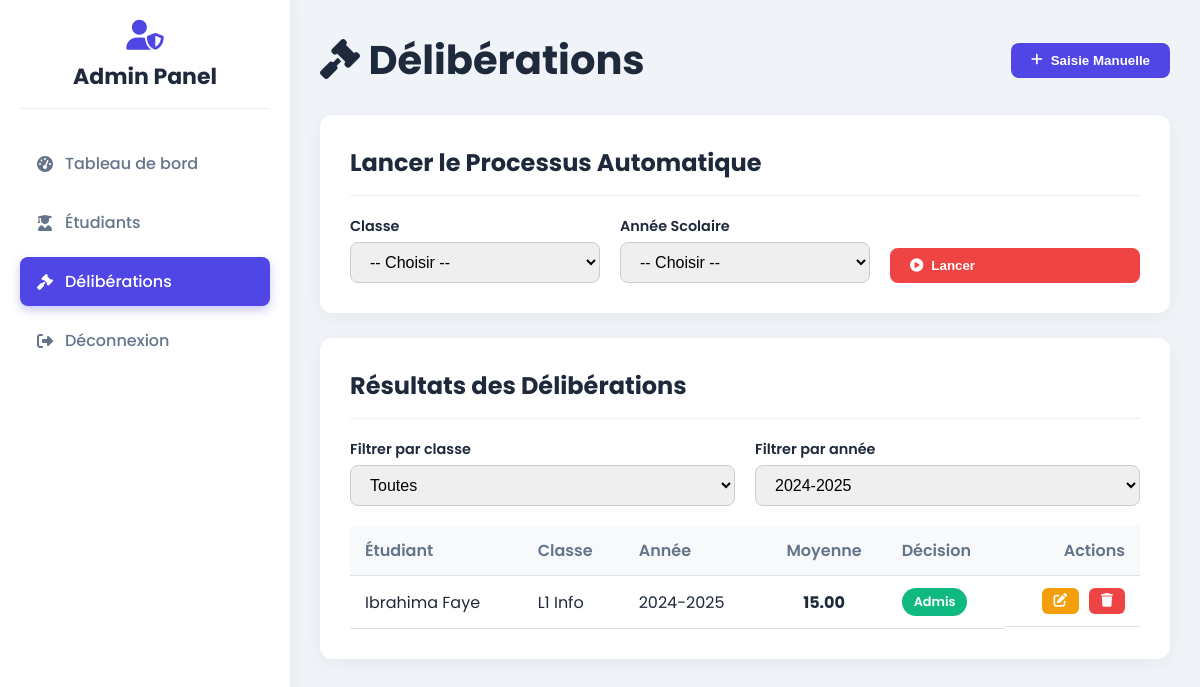
Page /admin/deliberations.php (signed in) on the committed database.
### tables this page shows
CREATE TABLE IF NOT EXISTS `deliberations` (
  `id` int NOT NULL AUTO_INCREMENT,
  `etudiant_id` int DEFAULT NULL,
  `moyenne` decimal(5,2) DEFAULT NULL,
  `decision` enum('Admis','Ajourné','Ajourne cond') DEFAULT NULL,
  `annee_scolaire` varchar(20) DEFAULT NULL,
  PRIMARY KEY (`id`),
  KEY `etudiant_id` (`etudiant_id`)
);

CREATE TABLE IF NOT EXISTS `utilisateurs` (
  `id` int NOT NULL AUTO_INCREMENT,
  `nom` varchar(100) DEFAULT NULL,
  `prenom` varchar(100) DEFAULT NULL,
  `email` varchar(100) DEFAULT NULL,
  `mot_de_passe` varchar(255) DEFAULT NULL,
  `role` enum('admin','enseignant','etudiant') DEFAULT NULL,
  `statut` enum('actif','inactif') DEFAULT 'actif',
  PRIMARY KEY (`id`),
  UNIQUE KEY `email` (`email`)
);

CREATE TABLE IF NOT EXISTS `classes` (
  `id` int NOT NULL AUTO_INCREMENT,
  `nom` varchar(50) DEFAULT NULL,
  `niveau` varchar(50) DEFAULT NULL,
  `annee_scolaire` varchar(20) DEFAULT NULL,
  PRIMARY KEY (`id`)
);

### admin/deliberations.php (the view, shortened to what this page needs)
<?php
require_once '../config/db.php';
$annees_scolaires = $pdo->query("SELECT DISTINCT annee_scolaire FROM classes ORDER BY annee_scolaire DESC")->fetchAll(PDO::FETCH_COLUMN);
$filter_annee = isset($_GET['annee_scolaire']) ? $_GET['annee_scolaire'] : ($annees_scolaires[0] ?? null);
$sql = "SELECT d.id, d.moyenne, d.decision, d.annee_scolaire, u.nom, u.prenom, c.nom as classe_nom, d.etudiant_id FROM deliberations d JOIN etudiants e ON d.etudiant_id = e.id JOIN utilisateurs u ON e.utilisateur_id = u.id JOIN classes c ON e.classe_id = c.id";
$conditions = []; $params = [];
if ($filter_annee) { $conditions[] = "d.annee_scolaire = ?"; $params[] = $filter_annee; }
if (!empty($conditions)) { $sql .= " WHERE " . implode(" AND ", $conditions); }
$sql .= " ORDER BY d.annee_scolaire DESC, c.nom, u.nom";
$stmt = $pdo->prepare($sql);
$stmt->execute($params);
$deliberations = $stmt->fetchAll(PDO::FETCH_ASSOC);
?>
<!DOCTYPE html>
<html lang="fr">
<head>
    <link rel="stylesheet" href="https://cdnjs.cloudflare.com/ajax/libs/font-awesome/6.4.0/css/all.min.css">
</head>
<body>
<div class="dashboard-container">
    <aside class="sidebar">
        <div class="admin-header"><i class="fas fa-user-shield"></i><h2>Admin Panel</h2></div>
        <ul><li><a href="dashboard.php"><i class="fas fa-tachometer-alt"></i> Tableau de bord</a></li><li><a href="etudiants.php"><i class="fas fa-user-graduate"></i> Étudiants</a></li><li><a href="deliberations.php" class="active"><i class="fas fa-gavel"></i> Délibérations</a></li><li><a href="../auth/logout.php"><i class="fas fa-sign-out-alt"></i> Déconnexion</a></li></ul>
    </aside>
    <main class="main-content">
        <div class="page-header"><h1><i class="fas fa-gavel"></i> Délibérations</h1><button class="btn btn-primary" id="addBtn"><i class="fas fa-plus"></i> Saisie Manuelle</button></div>
        <div class="content-panel">
            <h2>Lancer le Processus Automatique</h2>
            <form action="deliberations.php" method="POST" onsubmit="return confirm('Cette action va calculer et écraser les résultats existants pour la classe et l\'année sélectionnées. Êtes-vous sûr ?');">
                <div class="form-row">
                    <div class="form-group"><label for="classe_id_delib">Classe</label><select name="classe_id_delib" class="form-control" required><option value="">-- Choisir --</option></select></div>
                    <div class="form-group"><label for="annee_scolaire_delib">Année Scolaire</label><select name="annee_scolaire_delib" class="form-control" required><option value="">-- Choisir --</option></select></div>
                    <button type="submit" class="btn btn-primary" style="background:var(--danger-color);"><i class="fas fa-play-circle"></i> Lancer</button>
                </div>
            </form>
        </div>
        <div class="content-panel">
            <h2>Résultats des Délibérations</h2>
            <form action="deliberations.php" method="GET" style="display:contents;"><div class="form-row" style="margin-bottom:20px;"><div class="form-group"><label for="filter_classe">Filtrer par classe</label><select name="classe_id" class="form-control" onchange="this.form.submit()"><option value="">Toutes</option><?php foreach ($classes as $classe): ?><option value="<?= $classe['id'] ?>" <?= ($filter_classe_id == $classe['id']) ? 'selected' : '' ?>><?= htmlspecialchars($classe['niveau'].' - '.$classe['nom']) ?></option><?php endforeach; ?></select></div><div class="form-group"><label for="filter_annee">Filtrer par année</label><select name="annee_scolaire" class="form-control" onchange="this.form.submit()"><option value="">Toutes</option><?php foreach ($annees_scolaires as $annee): ?><option value="<?= $annee ?>" <?= ($filter_annee == $annee) ? 'selected' : '' ?>><?= $annee ?></option><?php endforeach; ?></select></div></div></form>
            <table>
                <thead><tr><th>Étudiant</th><th>Classe</th><th>Année</th><th style="text-align:center;">Moyenne</th><th>Décision</th><th style="text-align:right;">Actions</th></tr></thead>
                <tbody>
                    <?php if (empty($deliberations)): ?>
                        <tr><td colspan="6" style="text-align:center;">Aucun résultat trouvé.</td></tr>
                    <?php else: ?>
                        <?php foreach ($deliberations as $delib): ?>
                            <tr>
                                <td><?= htmlspecialchars($delib['prenom'].' '.$delib['nom']) ?></td><td><?= htmlspecialchars($delib['classe_nom']) ?></td><td><?= htmlspecialchars($delib['annee_scolaire']) ?></td>
                                <td style="text-align:center; font-weight:bold;"><?= number_format($delib['moyenne'], 2) ?></td>
                                <td><span class="decision-badge <?= str_replace(' ','.',$delib['decision']) ?>"><?= htmlspecialchars($delib['decision']) ?></span></td>
                                <td class="action-btns" style="justify-content:flex-end;">
                                    <button class="btn btn-sm editBtn" data-id="<?= $delib['id'] ?>" data-etudiant_id="<?= $delib['etudiant_id'] ?>" data-annee="<?= htmlspecialchars($delib['annee_scolaire']) ?>" data-moyenne="<?= $delib['moyenne'] ?>" data-decision="<?= $delib['decision'] ?>" style="background:#f59e0b;color:white;"><i class="fas fa-edit"></i></button>
                                    <a href="deliberations.php?action=delete&id=<?= $delib['id'] ?>" class="btn btn-sm btn-danger" onclick="return confirm('Voulez-vous vraiment supprimer cette entrée ?');"><i class="fas fa-trash"></i></a>
                                </td>
                            </tr>
                        <?php endforeach; ?>
                    <?php endif; ?>
                </tbody>
            </table>
        </div>
    </main>
</div>
</body>
</html>

### admin/deliberations.php (style rules this page uses)
:root { --sidebar-bg:#fff;--main-bg:#f0f4f8;--text-dark:#1e293b;--text-light:#64748b;--primary-color:#4f46e5;--primary-light:rgba(79,70,229,.1);--success-color:#10b981;--danger-color:#ef4444;--warning-color:#f59e0b;--white:#fff; }
body { background-color:var(--main-bg);margin:0;font-family:'Poppins',sans-serif;color:var(--text-dark); }
.dashboard-container { display:flex; }
.sidebar { width:250px;background:var(--sidebar-bg);color:#333;min-height:100vh;padding:20px;box-shadow:2px 0 15px rgba(0,0,0,.05);position:fixed;top:0;left:0; }
.sidebar .admin-header { text-align:center;margin-bottom:30px;padding-bottom:15px;border-bottom:1px solid #eee; }
.sidebar .admin-header i { font-size:30px;color:var(--primary-color);margin-bottom:10px; }
.sidebar .admin-header h2 { margin:0;font-size:22px;color:var(--text-dark); }
.sidebar ul { list-style:none;padding:0; }
.sidebar ul li { margin:10px 0; }
.sidebar ul li a { color:var(--text-light);text-decoration:none;font-weight:500;display:flex;align-items:center;padding:12px 15px;border-radius:8px;transition:all .3s ease; }
.sidebar ul li a i { margin-right:10px;width:20px;text-align:center; }
.sidebar ul li a.active,.sidebar ul li a:hover { background:var(--primary-color);color:var(--white);box-shadow:0 4px 10px rgba(79,70,229,.3); }
.main-content { margin-left:290px;padding:30px;width:calc(100% - 250px); }
.page-header { display:flex;justify-content:space-between;align-items:center;margin-bottom:25px; }
.page-header h1 { font-size:2.5rem;font-weight:700;color:var(--text-dark);margin:0; }
.btn { display:inline-flex;align-items:center;gap:8px;padding:10px 20px;border-radius:8px;text-decoration:none;font-weight:600;transition:all .3s ease;border:none;cursor:pointer; }
.btn-primary { background:var(--primary-color);color:var(--white); }
.btn-danger { background:var(--danger-color);color:#fff; }
.btn-sm { padding:6px 12px;font-size:.85rem;border-radius:6px; }
.content-panel { background:var(--white);padding:30px;border-radius:12px;margin-bottom:25px;box-shadow:0 4px 20px rgba(0,0,0,.05); }
.content-panel h2 { margin-top:0;border-bottom:1px solid #eee;padding-bottom:15px;margin-bottom:20px; }
.form-row { display:grid;grid-template-columns:repeat(auto-fit, minmax(200px, 1fr));gap:20px;align-items:flex-end; }
.form-group label { font-weight:600;font-size:.9rem;margin-bottom:5px;display:block; }
.form-control { width:100%;padding:10px 15px;border-radius:8px;border:1px solid #ccc;font-size:1rem; }
table { width:100%;border-collapse:collapse; }
table th,table td { padding:12px 15px;text-align:left;border-bottom:1px solid #dee2e6; }
table thead th { background-color:#f8f9fa;font-weight:600;color:var(--text-light); }
.decision-badge { padding:5px 12px;border-radius:20px;font-size:.8rem;font-weight:600;color:#fff;display:inline-flex;align-items:center;gap:5px; }
.decision-badge.Admis { background-color:var(--success-color); }
.action-btns { display:flex;gap:10px; }

### rows in the picture
deliberations: utilisateurs.prenom+nom "Ibrahima Faye", classes.nom "L1 Info", annee_scolaire "2024-2025", moyenne "15.00", decision "Admis"

### other values in the picture
form field annee_scolaire "2024-2025"
